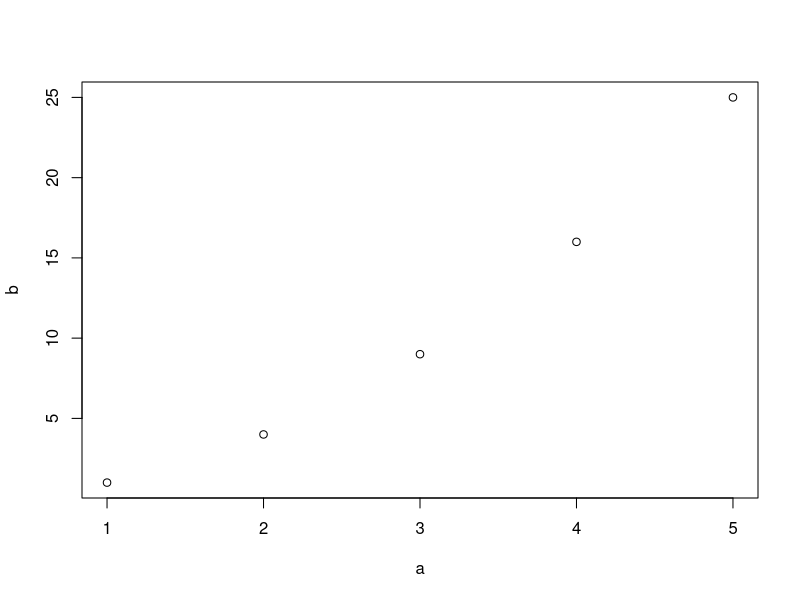

This figure's R source:
# test1.R

## function with return value(s)
fun2=function(arg1, arg2) {
  if(arg1 > arg2) {
    return (arg1)
} else {
    return (arg2)}
}
print(paste("max value is",fun2(100, 20)))


## function without return value
fun1=function(arg1="Hello", arg2) {
  print(paste(arg1,arg2))
}
fun1("Bonjour","World")


## simple plot point figure
a = c(1,2,3,4,5)
b = a^2
plot(a,b)


## R list
names = list("John","Emma","Tonny","Ben")
for (x in names) {
  print(x)
}


## 'for' loops
for (i in 1:10) {
print (i) 
}


## R 'while' for loops
misfit0   = 100
threshold =  50
while (misfit0 > threshold) {
  print(paste('current misfit is',misfit0))
  misfit0 = misfit0 * 0.9

  if(misfit0 < 60) {
    break}
}


##  R 'if else'
a=1
b=2
c=3

if(a>b) {
  if(a>c) {
    print(paste("max is a=",a)) } else {
    print('max is c=',c) }
} else if(b>c) {
print ('max is b=',b)
} else{
print (paste('max is c=',c))}


## R 'print'
x = 1:10
y = x^2
z = "hello world"
d = 'tt'
print(z)
print(y)
print(d)

